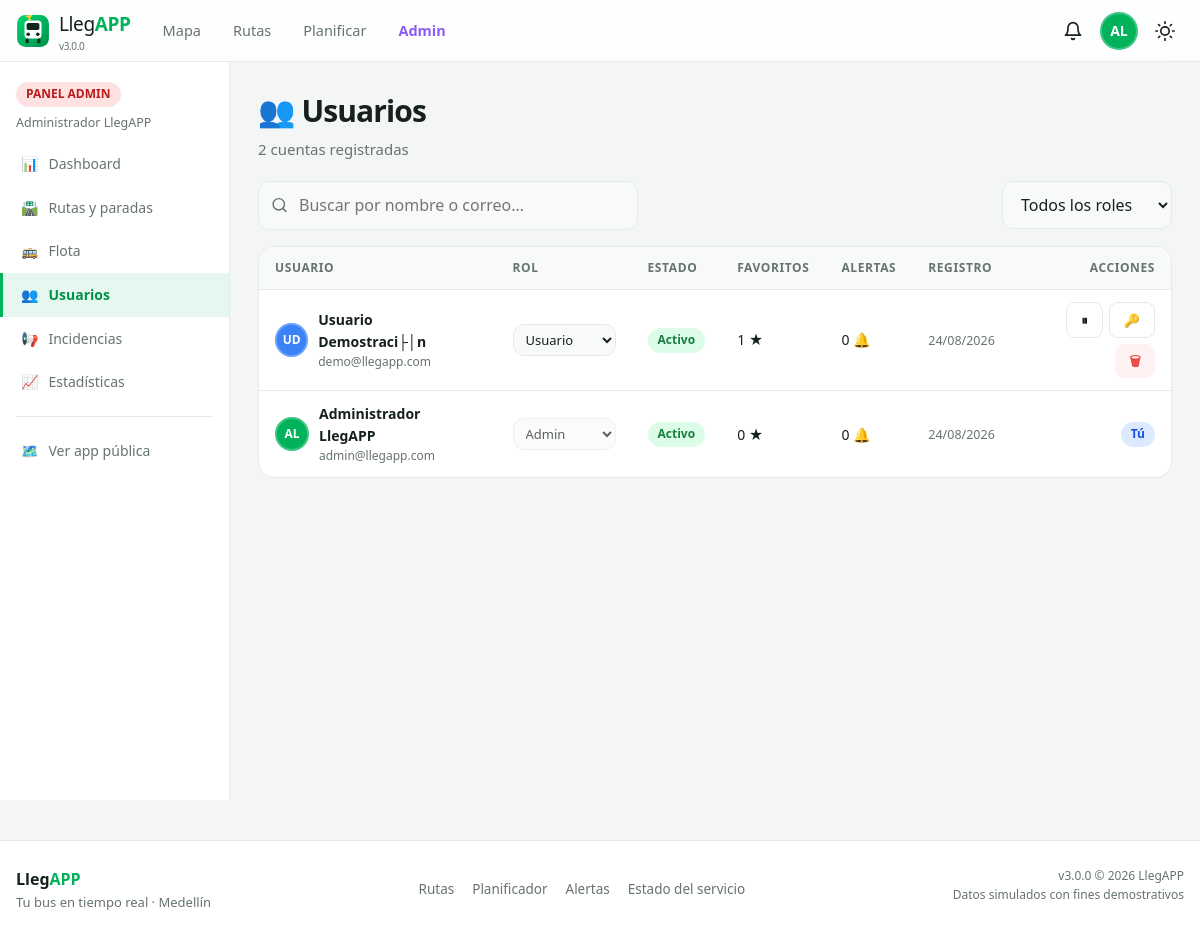
Page /admin/usuarios.php (signed in) on the committed database.
### tables this page shows
CREATE TABLE `users` (
  `id` char(36) NOT NULL,
  `name` varchar(100) NOT NULL,
  `email` varchar(120) NOT NULL,
  `password_hash` varchar(255) NOT NULL,
  `role` enum('admin','usuario','conductor') NOT NULL DEFAULT 'usuario',
  `phone` varchar(30) DEFAULT NULL,
  `avatar_color` varchar(7) DEFAULT NULL,
  `email_verified` tinyint(1) NOT NULL DEFAULT 0,
  `is_active` tinyint(1) NOT NULL DEFAULT 1,
  `last_login` datetime DEFAULT NULL,
  `created_at` timestamp NOT NULL DEFAULT current_timestamp(),
  PRIMARY KEY (`id`),
  UNIQUE KEY `email` (`email`),
  KEY `idx_users_role` (`role`),
  KEY `idx_users_active` (`is_active`)
);

### config/seguridad.php (called while the page is built, shortened)
<?php
function e(?string $value): string {
    return htmlspecialchars((string)$value, ENT_QUOTES | ENT_SUBSTITUTE, 'UTF-8');
}

### includes/auth.php (called while the page is built, shortened)
<?php
require_once __DIR__ . '/funciones.php';
function usuarioActual(): ?array {
    static $cache = false;
    if ($cache !== false) return $cache;
    $userId = $_SESSION['user_id'] ?? null;
    try {
        $user = dbOne(
            'SELECT id, name, email, role, phone, avatar_color, email_verified, is_active, created_at
             FROM users WHERE id = ? AND is_active = 1',
            [$userId]
        );
        return $cache = $user;
    } catch (Exception $e) {
        logMessage('error', 'Error verificando sesión', ['msg' => $e->getMessage()]);
        return $cache = null;
    }
}
function requerirAuth(): array {
    $user = usuarioActual();
    if ($user) return $user;
    exit;
}
function requerirAdmin(): array {
    $user = requerirAuth();
    return $user;
}

### config/database.php (called while the page is built, shortened)
<?php
function db(): PDO {
    static $pdo = null;
    if ($pdo === null) {
        $dsn = 'mysql:host=' . DB_HOST . ';dbname=' . DB_NAME . ';charset=' . DB_CHARSET;
        try {
            $pdo = new PDO($dsn, DB_USER, DB_PASS, [
                PDO::ATTR_ERRMODE            => PDO::ERRMODE_EXCEPTION,
                PDO::ATTR_DEFAULT_FETCH_MODE => PDO::FETCH_ASSOC,
                PDO::ATTR_EMULATE_PREPARES   => false,
            ]);
        } catch (PDOException $e) {
            error_log('LLEGAPP3 BD: ' . $e->getMessage());
            throw new RuntimeException('No se pudo conectar a la base de datos. Verifica que MySQL esté activo y exista la BD "' . DB_NAME . '".');
        }
    }
    return $pdo;
}
function dbq(string $sql, array $params = []): PDOStatement {
    $stmt = db()->prepare($sql);
    $stmt->execute($params);
    return $stmt;
}
function dbAll(string $sql, array $params = []): array {
    return dbq($sql, $params)->fetchAll();
}
function dbOne(string $sql, array $params = []): ?array {
    $row = dbq($sql, $params)->fetch();
    return $row === false ? null : $row;
}
function dbVal(string $sql, array $params = [], $default = null) {
    $val = dbq($sql, $params)->fetchColumn();
    return $val === false ? $default : $val;
}

### includes/funciones.php (called while the page is built, shortened)
<?php
function inicialesNombre(string $nombre): string {
    $partes = preg_split('/\s+/', trim($nombre));
    $ini = strtoupper(substr($partes[0] ?? 'U', 0, 1));
    if (count($partes) > 1) $ini .= strtoupper(substr(end($partes), 0, 1));
    return $ini;
}

### admin/usuarios.php (the view, shortened to what this page needs)
<?php
require_once dirname(__DIR__) . '/includes/funciones.php';
require_once dirname(__DIR__) . '/includes/auth.php';
$admin = requerirAdmin();
$seccionActiva = 'usuarios';
$q = trim($_GET['q'] ?? '');
$pagina = max(1, (int)($_GET['p'] ?? 1));
$where = ['1=1']; $params = [];
$whereSql = implode(' AND ', $where);
$total = (int)dbVal("SELECT COUNT(*) FROM users WHERE $whereSql", $params);
$offset = ($pagina - 1) * REGISTROS_POR_PAGINA;
$usuarios = dbAll("
    SELECT u.*,
           (SELECT COUNT(*) FROM favorites f WHERE f.user_id = u.id) AS total_favoritos,
           (SELECT COUNT(*) FROM user_alerts ua WHERE ua.user_id = u.id) AS total_alertas
    FROM users u WHERE $whereSql
    ORDER BY u.created_at DESC LIMIT " . REGISTROS_POR_PAGINA . " OFFSET $offset
", $params);
require __DIR__ . '/_layout.php';
?>
<div class="flex-between" style="margin-bottom:20px">
    <div>
        <h1 class="page-title">👥 Usuarios</h1>
        <p class="page-subtitle"><?= $total ?> cuentas registradas</p>
    </div>
</div>
<form method="get" action="" class="flex-between" style="margin-bottom:16px">
    <div class="search-box" style="flex:1;max-width:380px">
        <svg viewBox="0 0 24 24"><circle cx="11" cy="11" r="8"/><path d="M21 21l-4.35-4.35"/></svg>
        <input type="search" class="input" name="q" value="<?= e($q) ?>" placeholder="Buscar por nombre o correo…">
    </div>
    <select class="select" name="rol" style="max-width:170px" onchange="this.form.submit()">
        <option value="">Todos los roles</option>
    </select>
</form>
<div class="table-wrap">
    <table class="table">
        <thead><tr>
            <th>Usuario</th><th>Rol</th><th>Estado</th><th>Favoritos</th><th>Alertas</th><th>Registro</th><th style="text-align:right">Acciones</th>
        </tr></thead>
        <tbody>
        <?php foreach ($usuarios as $u): ?>
            <tr>
                <td>
                    <div style="display:flex;gap:10px;align-items:center">
                        <span class="avatar-btn" style="--av:<?= e($u['avatar_color'] ?: colorAvatar($u['email'])) ?>;width:34px;height:34px;font-size:12px"><?= e(inicialesNombre($u['name'])) ?></span>
                        <div>
                            <b><?= e($u['name']) ?></b>
                            <p style="font-size:12px;color:var(--text-muted)"><?= e($u['email']) ?></p>
                        </div>
                    </div>
                </td>
                <td>
                    <form method="post" style="display:flex;gap:6px;align-items:center">
                        <select class="select" name="rol" style="padding:5px 8px;font-size:13px;width:auto"
                                onchange="this.form.submit()" <?= $u['id'] === $admin['id'] ? 'disabled' : '' ?>>
                            <?php foreach (['admin', 'usuario', 'conductor'] as $rol): ?>
                            <option value="<?= $rol ?>" <?= $u['role'] === $rol ? 'selected' : '' ?>><?= ucfirst($rol) ?></option>
                            <?php endforeach; ?>
                        </select>
                    </form>
                </td>
                <td><span class="badge <?= (int)$u['is_active'] ? 'badge-success' : 'badge-neutral' ?>"><?= (int)$u['is_active'] ? 'Activo' : 'Inactivo' ?></span></td>
                <td><?= (int)$u['total_favoritos'] ?> ★</td>
                <td><?= (int)$u['total_alertas'] ?> 🔔</td>
                <td style="font-size:12.5px;color:var(--text-muted);white-space:nowrap"><?= date('d/m/Y', strtotime($u['created_at'])) ?></td>
                <td>
                    <form method="post" style="display:flex;gap:6px;justify-content:flex-end;flex-wrap:wrap">
                        <?php if ($u['id'] !== $admin['id']): ?>
                        <button type="submit" name="accion" value="alternar_activo" class="btn btn-ghost btn-sm" title="<?= (int)$u['is_active'] ? 'Desactivar' : 'Activar' ?>">
                            <?= (int)$u['is_active'] ? '⏸' : '▶' ?>
                        </button>
                        <button type="submit" name="accion" value="reset_password" class="btn btn-ghost btn-sm" title="Resetear contraseña">🔑</button>
                        <button type="submit" name="accion" value="eliminar" class="btn btn-danger btn-sm" title="Eliminar"
                                onclick="return confirm('¿Eliminar a <?= e($u['name']) ?> y todos sus datos?')">🗑</button>
                        <?php else: ?>
                        <span class="badge badge-info">Tú</span>
                        <?php endif; ?>
                    </form>
                </td>
            </tr>
        <?php endforeach; ?>
        </tbody>
    </table>
</div>
<?php require __DIR__ . '/_layout_end.php'; ?>

### includes/header.php (shortened to what this page needs)
<?php
require_once __DIR__ . '/auth.php';
$currentUser = usuarioActual();
$bodyClass = ($pageBodyClass ?? '') . (isset($_COOKIE['theme']) && $_COOKIE['theme'] === 'dark' ? ' dark-theme' : ' light-theme');
$menuPrincipal = [
    ['url' => '/pages/mapa.php',       'label' => 'Mapa',        'icon' => 'map'],
    ['url' => '/pages/rutas.php',      'label' => 'Rutas',       'icon' => 'route'],
    ['url' => '/pages/planificador.php','label' => 'Planificar', 'icon' => 'compass'],
];
?>
<!DOCTYPE html>
<html lang="es">
<head>
<link rel="stylesheet" href="https://unpkg.com/leaflet@1.9.4/dist/leaflet.css">
<link rel="stylesheet" href="<?= APP_BASE ?>/assets/css/styles.css?v=<?= APP_VERSION ?>">
</head>
<body class="<?= e(trim($bodyClass)) ?>" data-base="<?= APP_BASE ?>" data-page="<?= e($GLOBALS['dataPage'] ?? '') ?>">
<header class="topbar" id="topbar">
    <div class="topbar-inner container">
        <a href="<?= APP_BASE ?>/index.php" class="brand" aria-label="LlegAPP inicio">
            <span class="brand-logo" aria-hidden="true"><?= file_get_contents(dirname(__DIR__) . '/assets/img/logo.svg') ?: '' ?></span>
            <span class="brand-text">Lleg<b>APP</b><small>v<?= APP_VERSION ?></small></span>
        </a>
        <nav class="main-nav" aria-label="Navegación principal">
            <?php foreach ($menuPrincipal as $item): ?>
                <a href="<?= APP_BASE . $item['url'] ?>" class="nav-link"><?= $item['label'] ?></a>
            <?php endforeach; ?>
            <?php if ($currentUser && $currentUser['role'] === 'admin'): ?>
                <a href="<?= APP_BASE ?>/admin/dashboard.php" class="nav-link nav-admin">Admin</a>
            <?php endif; ?>
        </nav>
        <div class="topbar-actions">
            <?php if ($currentUser): ?>
                <button type="button" class="icon-btn" id="btnNotificaciones" aria-label="Notificaciones" onclick="location.href='<?= APP_BASE ?>/pages/notificaciones.php'">
                    <svg viewBox="0 0 24 24"><path d="M18 8A6 6 0 0 0 6 8c0 7-3 9-3 9h18s-3-2-3-9"/><path d="M13.73 21a2 2 0 0 1-3.46 0"/></svg>
                </button>
                <div class="user-menu" id="userMenu">
                    <button type="button" class="avatar-btn" id="avatarBtn" aria-haspopup="true" aria-expanded="false"
                            style="--av:<?= e($currentUser['avatar_color'] ?: colorAvatar($currentUser['name'])) ?>">
                        <?= e(inicialesNombre($currentUser['name'])) ?>
                    </button>
                </div>
            <?php else: ?>
                <a href="<?= APP_BASE ?>/pages/login.php" class="btn btn-ghost btn-sm">Ingresar</a>
                <a href="<?= APP_BASE ?>/pages/registro.php" class="btn btn-primary btn-sm">Crear cuenta</a>
            <?php endif; ?>
            <button type="button" class="icon-btn theme-toggle" id="themeToggle" aria-label="Cambiar tema">
                <svg viewBox="0 0 24 24" class="icon-sun"><circle cx="12" cy="12" r="5"/><path d="M12 1v2M12 21v2M4.22 4.22l1.42 1.42M18.36 18.36l1.42 1.42M1 12h2M21 12h2M4.22 19.78l1.42-1.42M18.36 5.64l1.42-1.42"/></svg>
            </button>
        </div>
    </div>
</header>
<main class="app-main" id="contenido-principal">

### admin/_layout.php (shortened to what this page needs)
<?php
$admin = requerirAdmin();
$menuAdmin = [
    ['id' => 'dashboard',     'url' => '/admin/dashboard.php',     'label' => 'Dashboard',    'icon' => '📊'],
    ['id' => 'rutas',         'url' => '/admin/rutas.php',         'label' => 'Rutas y paradas', 'icon' => '🛣️'],
    ['id' => 'buses',         'url' => '/admin/buses.php',         'label' => 'Flota',        'icon' => '🚌'],
    ['id' => 'usuarios',      'url' => '/admin/usuarios.php',      'label' => 'Usuarios',     'icon' => '👥'],
    ['id' => 'alertas',       'url' => '/admin/alertas.php',       'label' => 'Incidencias',  'icon' => '📢'],
    ['id' => 'estadisticas',  'url' => '/admin/estadisticas.php',  'label' => 'Estadísticas', 'icon' => '📈'],
];
require dirname(__DIR__) . '/includes/header.php';
?>
<div class="admin-layout">
    <aside class="admin-sidebar">
        <div style="padding:18px 16px 10px">
            <span class="badge badge-danger">PANEL ADMIN</span>
            <p style="font-size:12.5px;color:var(--text-muted);margin-top:6px"><?= e($admin['name']) ?></p>
        </div>
        <?php foreach ($menuAdmin as $m): ?>
        <a href="<?= APP_BASE . $m['url'] ?>" class="admin-nav-item <?= ($seccionActiva ?? '') === $m['id'] ? 'activo' : '' ?>">
            <span><?= $m['icon'] ?></span> <?= $m['label'] ?>
        </a>
        <?php endforeach; ?>
        <hr style="margin:12px 16px">
        <a href="<?= APP_BASE ?>/pages/mapa.php" class="admin-nav-item"><span>🗺️</span> Ver app pública</a>
    </aside>
    <main class="admin-content">

### admin/_layout_end.php (style rules this page uses)
.admin-layout { display: grid; grid-template-columns: 230px 1fr; min-height: calc(100vh - var(--topbar-h)); }
.admin-sidebar { background: var(--surface); border-right: 1px solid var(--border); padding-bottom: 20px; }
.admin-nav-item { display: flex; align-items: center; gap: 10px; padding: 11px 18px; font-size: 14px; font-weight: 500; color: var(--text-muted); border-left: 3px solid transparent; transition: all .14s; }
.admin-nav-item.activo { background: var(--primary-light); color: var(--primary-dark); border-left-color: var(--primary); font-weight: 700; }
.admin-content { padding: 26px 28px; min-width: 0; }

### rows in the picture
users: name "AL", name "Administrador LlegAPP", email "admin@llegapp.com", rol "Admin", is_active "Activo", total_favoritos "0", total_alertas "0", created_at "24/08/2026", shows "Tú"
users: name "UD", name "Usuario Demostraci├│n", email "demo@llegapp.com", rol "Usuario", is_active "Activo", total_favoritos "1", total_alertas "0", created_at "24/08/2026"

### other values in the picture
APP_VERSION "3.0.0"
$item['label'] "Mapa"
$item['label'] "Rutas"
$item['label'] "Planificar"
$m['icon'] "📊"
$m['label'] "Dashboard"
$m['icon'] "🛣️"
$m['label'] "Rutas y paradas"
$m['icon'] "🚌"
$m['label'] "Flota"
$m['icon'] "👥"
$m['label'] "Usuarios"
$m['icon'] "📢"
$m['label'] "Incidencias"
$m['icon'] "📈"
